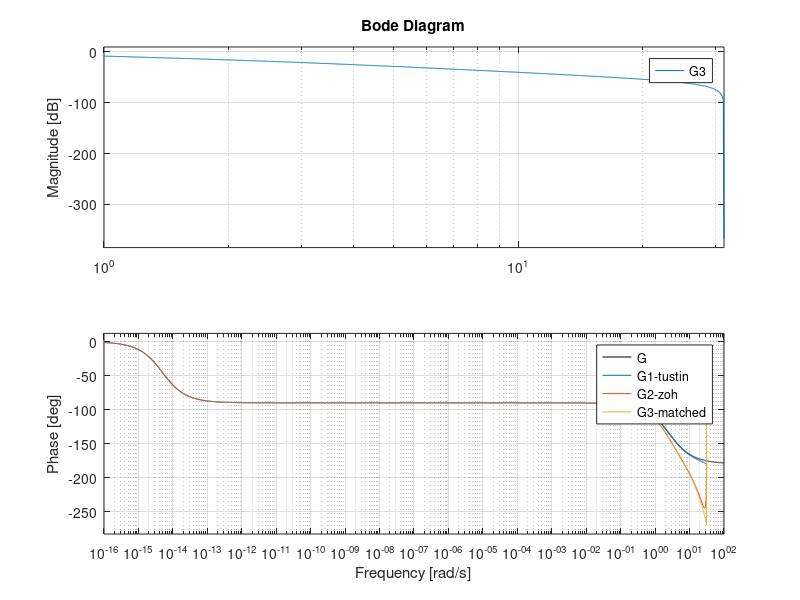
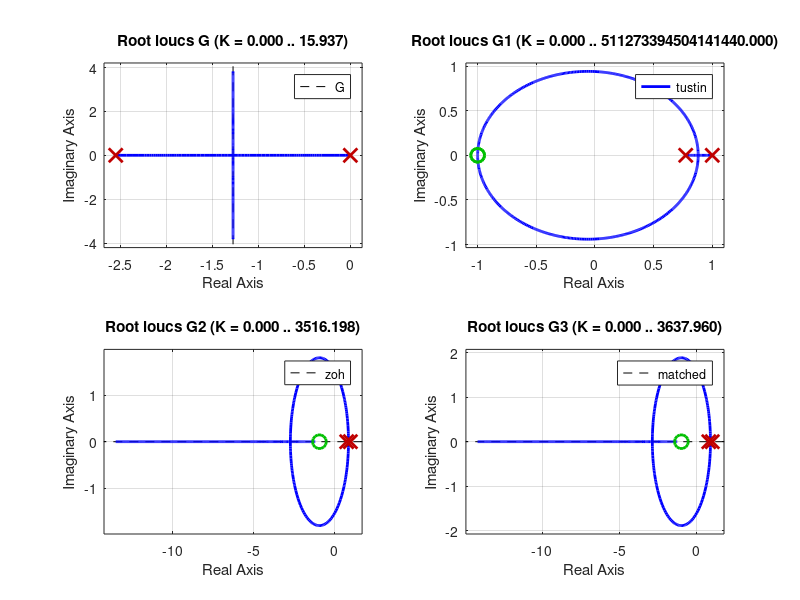

MATLAB code to generate these figures, in order:
%%
close all
clear
clc
T = 0.1;
G = tf(1.02,[1 2.55 0])
G1 = c2d(G,T,'tustin')
G2 = c2d(G,T,'zoh')
G3 = c2d(G,T,'matched')
figure(1)
hold on
bode(G,'k')
hold on
bode(G1)
hold on
bode(G2)
hold on
bode(G3)
legend('G','G1-tustin','G2-zoh','G3-matched')
print -dpng bodecomparation

%%
figure(2)
subplot(2,2,1)
rlocus(G)
legend('G')
subplot(2,2,2)
rlocus(G1)
legend('tustin')

subplot(2,2,3)
rlocus(G2)
legend('zoh')

subplot(2,2,4)
rlocus(G3)
legend('matched')
print -dpng rlocus